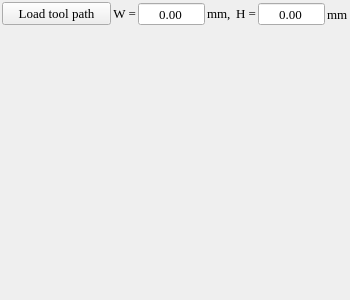
  <widget class="QDockWidget" name="path_dockWidget">
   <property name="minimumSize">
    <size>
     <width>350</width>
     <height>300</height>
    </size>
   </property>
   <property name="font">
    <font>
     <family>Times New Roman</family>
     <pointsize>10</pointsize>
    </font>
   </property>
   <property name="allowedAreas">
    <set>Qt::LeftDockWidgetArea|Qt::RightDockWidgetArea</set>
   </property>
   <property name="windowTitle">
    <string>Tool path</string>
   </property>
   <attribute name="dockWidgetArea">
    <number>1</number>
   </attribute>
   <widget class="QWidget" name="path_dock_contents">
    <layout class="QGridLayout" name="path_dock_gridLayout" rowstretch="0,1" columnstretch="1,1">
     <property name="leftMargin">
      <number>2</number>
     </property>
     <property name="topMargin">
      <number>2</number>
     </property>
     <property name="rightMargin">
      <number>2</number>
     </property>
     <property name="bottomMargin">
      <number>2</number>
     </property>
     <property name="spacing">
      <number>2</number>
     </property>
     <item row="0" column="0">
      <widget class="QPushButton" name="load_path_button">
       <property name="font">
        <font>
         <family>Times New Roman</family>
         <pointsize>10</pointsize>
        </font>
       </property>
       <property name="text">
        <string>Load tool path</string>
       </property>
      </widget>
     </item>
     <item row="0" column="1">
      <layout class="QHBoxLayout" name="tool_path_horizontalLayout" stretch="0,1,0,0,1,0">
       <property name="spacing">
        <number>2</number>
       </property>
       <item>
        <widget class="QLabel" name="path_w_label">
         <property name="font">
          <font>
           <family>Times New Roman</family>
           <pointsize>10</pointsize>
          </font>
         </property>
         <property name="text">
          <string>&lt;html&gt;&lt;head/&gt;&lt;body&gt;&lt;p align=&quot;right&quot;&gt;W =&lt;/p&gt;&lt;/body&gt;&lt;/html&gt;</string>
         </property>
        </widget>
       </item>
       <item>
        <widget class="QDoubleSpinBox" name="path_w_value_box">
         <property name="enabled">
          <bool>true</bool>
         </property>
         <property name="font">
          <font>
           <family>Times New Roman</family>
           <pointsize>10</pointsize>
          </font>
         </property>
         <property name="alignment">
          <set>Qt::AlignCenter</set>
         </property>
         <property name="readOnly">
          <bool>true</bool>
         </property>
         <property name="buttonSymbols">
          <enum>QAbstractSpinBox::NoButtons</enum>
         </property>
         <property name="maximum">
          <double>999999.000000000000000</double>
         </property>
         <property name="singleStep">
          <double>0.010000000000000</double>
         </property>
        </widget>
       </item>
       <item>
        <widget class="QLabel" name="path_w_unit_label">
         <property name="font">
          <font>
           <family>Times New Roman</family>
           <pointsize>10</pointsize>
          </font>
         </property>
         <property name="text">
          <string>&lt;html&gt;&lt;head/&gt;&lt;body&gt;&lt;p&gt;mm, &lt;/p&gt;&lt;/body&gt;&lt;/html&gt;</string>
         </property>
        </widget>
       </item>
       <item>
        <widget class="QLabel" name="path_h_label">
         <property name="font">
          <font>
           <family>Times New Roman</family>
           <pointsize>10</pointsize>
          </font>
         </property>
         <property name="text">
          <string>&lt;html&gt;&lt;head/&gt;&lt;body&gt;&lt;p align=&quot;right&quot;&gt;H =&lt;/p&gt;&lt;/body&gt;&lt;/html&gt;</string>
         </property>
        </widget>
       </item>
       <item>
        <widget class="QDoubleSpinBox" name="path_h_value_box">
         <property name="enabled">
          <bool>true</bool>
         </property>
         <property name="font">
          <font>
           <family>Times New Roman</family>
           <pointsize>10</pointsize>
          </font>
         </property>
         <property name="alignment">
          <set>Qt::AlignCenter</set>
         </property>
         <property name="readOnly">
          <bool>true</bool>
         </property>
         <property name="buttonSymbols">
          <enum>QAbstractSpinBox::NoButtons</enum>
         </property>
         <property name="maximum">
          <double>999999.000000000000000</double>
         </property>
         <property name="singleStep">
          <double>0.010000000000000</double>
         </property>
        </widget>
       </item>
       <item>
        <widget class="QLabel" name="path_h_unit_label">
         <property name="font">
          <font>
           <family>Times New Roman</family>
           <pointsize>10</pointsize>
          </font>
         </property>
         <property name="text">
          <string>mm</string>
         </property>
        </widget>
       </item>
      </layout>
     </item>
     <item row="1" column="0" colspan="2">
      <widget class="QCustomPlot" name="path_plot" native="true">
       <property name="font">
        <font>
         <family>Times New Roman</family>
         <pointsize>10</pointsize>
        </font>
       </property>
      </widget>
     </item>
    </layout>
   </widget>
  </widget>
